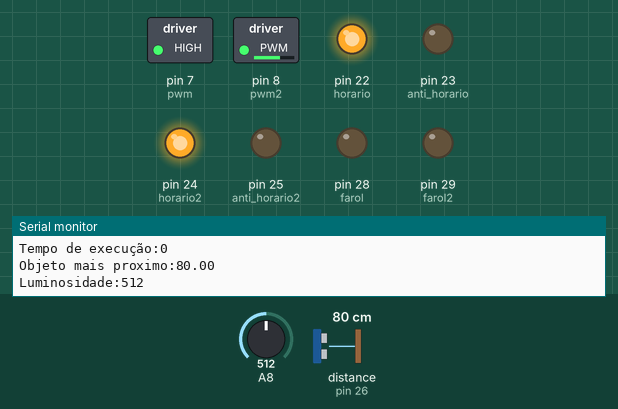
This sketch was run on a simulated Arduino Mega 2560, built with avr-gcc and run on an emulated ATmega2560. Shown: switched loads named in the sketch (green lamp = pin HIGH), output pins drawn as LEDs (lit = HIGH), the last lines printed to the serial monitor. The inputs (shaded band) are chosen by the test bench; at power-on: distance to the obstacle (sensor on pin 26) 80 cm, A8 = 512. The echo pulse lasts 58.3 µs per cm.

Above: at 1.2 s.
1.3 s: distance to the obstacle (sensor on pin 26) set to 22 cm
2.8 s: distance to the obstacle (sensor on pin 26) set to 18 cm
At 3.1 s:
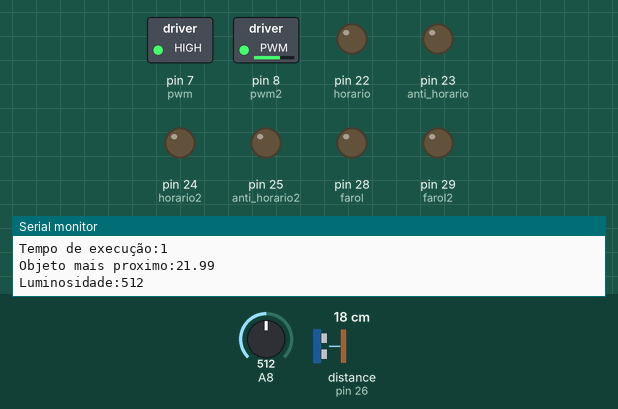
5.8 s: distance to the obstacle (sensor on pin 26) set to 35 cm
At 7.7 s:
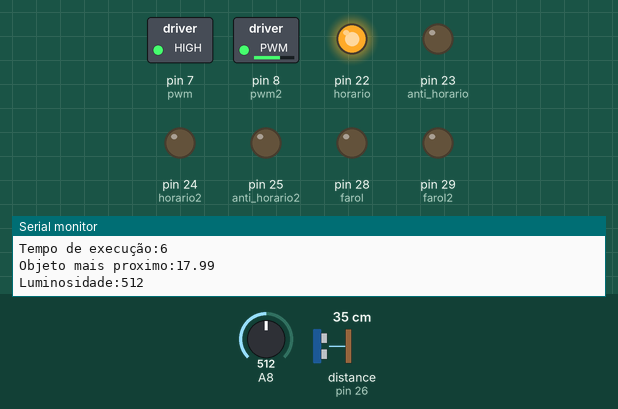
8.8 s: A8 set to 486
At 10.0 s:
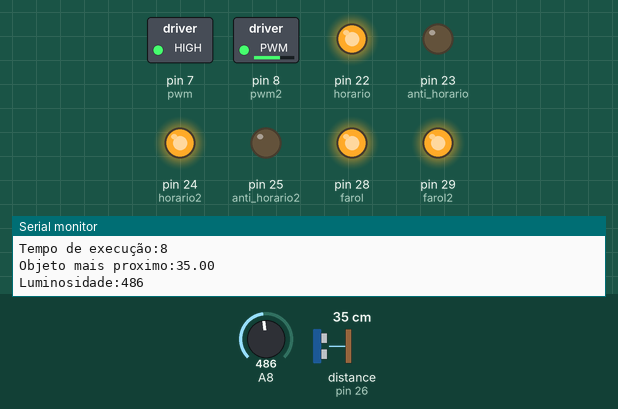
10.3 s: distance to the obstacle (sensor on pin 26) set to 2 cm
At 11.1 s:
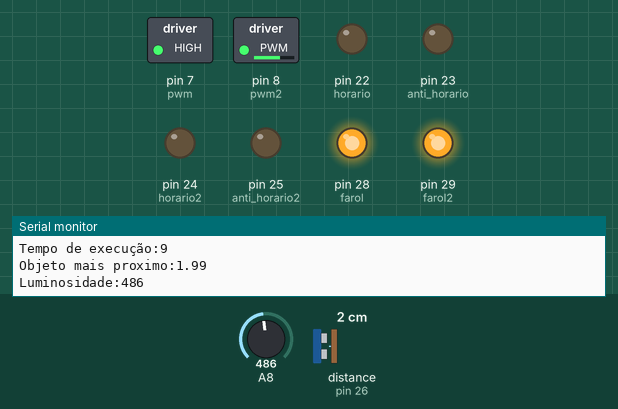
11.8 s: distance to the obstacle (sensor on pin 26) set to 9 cm
14.8 s: distance to the obstacle (sensor on pin 26) set to 12 cm
At 17.2 s:
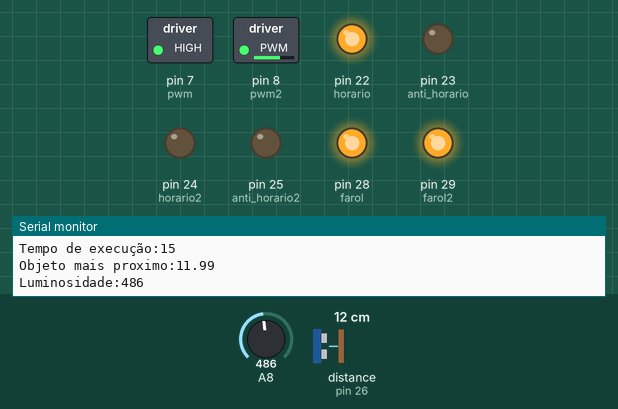
Timing chart, 0 to 18.8 s (numbered marks = the images above; inputs shaded):
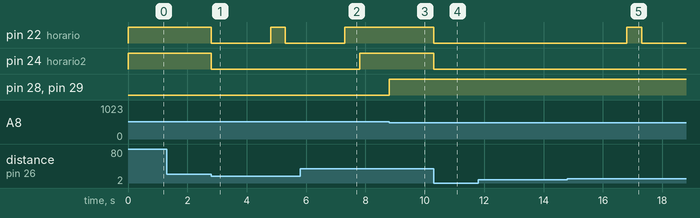

The sketch:

Carrinho_2wd.ino
```cpp
#include <Ultrasonic.h>
#include <avr/sleep.h>

int horario = 22;
int anti_horario = 23;
int horario2 = 24;
int anti_horario2 = 25;

int pwm = 7;
int pwm2 = 8;
int Velocidade = 0;
int Velocidade2 = 0;

int echo = 26;
int trigger = 27;

int tempo_virar = 500;

int farol = 28;
int farol2 = 29;
int LDR = 8;

int sensor_otico = 7;

int tempo_max = 30;
int tempo_execucao = 0;

int luminosidade;
float dist;

#define VELO_MAX 255

int luz(int ldr)
{
  return analogRead(ldr);
}

void acender_farois()
{
  digitalWrite(farol, HIGH);
  digitalWrite(farol2, HIGH);
}

void apagar_farois()
{
  digitalWrite(farol, LOW);
  digitalWrite(farol2, LOW);
}

void desligar_motores()
{
  digitalWrite(horario, LOW);
  digitalWrite(horario2, LOW);
  digitalWrite(anti_horario, LOW);
  digitalWrite(anti_horario2, LOW);
}
void frente()
{
  digitalWrite(horario, HIGH);
  digitalWrite(horario2, HIGH);
  digitalWrite(anti_horario, LOW);
  digitalWrite(anti_horario2, LOW);
}

void re()
{
  digitalWrite(horario, LOW);
  digitalWrite(horario2, LOW);
  digitalWrite(anti_horario, HIGH);
  digitalWrite(anti_horario2, HIGH);
}
void mudar_velocidade(int velo)
{
  if(velo > VELO_MAX || velo < 0)
  {
    return;
  }
  mudar_velocidade_mot1(velo);
  mudar_velocidade_mot2(velo-90);
}

void mudar_velocidade_mot1(int velo)
{

  if(velo > VELO_MAX || velo < 0)
  {
    return;
  }
  Velocidade = velo;
  analogWrite(pwm, Velocidade);
}

void mudar_velocidade_mot2(int velo)
{
  if(velo > VELO_MAX || velo < 0)
  {
    return;
  }
  Velocidade2 = velo;
  analogWrite(pwm2, Velocidade2);
}

void virar()
{
  digitalWrite(horario, HIGH);
  delay(tempo_virar);
}

void virar_mov()
{
  mudar_velocidade_mot1(Velocidade-180);
  delay(1000);
  mudar_velocidade_mot1(Velocidade+180);
}
float distancia(Ultrasonic sensor)
{
  float cmMsec; // Cria variável para armazenar medição
  long microsec = sensor.timing(); // Inicia medição
  cmMsec = sensor.convert(microsec, Ultrasonic::CM);
  return cmMsec;
}

Ultrasonic sensor(trigger, echo);


void setup()
{
  noInterrupts();
  TCCR1A = 0;
  TCCR1B = 0;

  TCNT1 = 0;              // preload timer 65536-16MHz/256/2Hz
  TCCR1B |= (1 << CS12);    // 256 prescaler
  TIMSK1 |= (1 << TOIE1);   // enable timer overflow interrupt
  interrupts();             // enable all interrupts


  pinMode(horario, OUTPUT);
  pinMode(anti_horario, OUTPUT);
  pinMode(horario2, OUTPUT);
  pinMode(anti_horario2, OUTPUT);
  pinMode(pwm, OUTPUT);
  pinMode(pwm2, OUTPUT);
  pinMode(farol, OUTPUT);
  pinMode(farol2, OUTPUT);
  mudar_velocidade(VELO_MAX);
  Serial.begin(9600);
}
void loop()
{
  dist = distancia(sensor);
  luminosidade = luz(LDR);
  if (dist > 20)
  {
    frente();
  }
  else if (dist > 10)
  {
    desligar_motores();
    delay(2000); //esperar dois segundos
    virar();
  }
  else
  {
    desligar_motores();
  }
  if (luminosidade < 500)
  {
    acender_farois();
  }
  else if (luminosidade > 700)
  {
    apagar_farois();
  }
}

ISR(TIMER1_OVF_vect)
{
  if(tempo_execucao == tempo_max)
  {
    desligar_motores();
    apagar_farois();
    set_sleep_mode(SLEEP_MODE_PWR_DOWN);
    sleep_enable();
    sleep_mode();
  }
  Serial.print("Tempo de execução:");
  Serial.print(tempo_execucao);
  Serial.print("\n");
  Serial.print("Objeto mais proximo:");
  Serial.print(dist);
  Serial.print("\n");
  Serial.print("Luminosidade:");
  Serial.print(luminosidade);
  Serial.print("\n");
  Serial.print("\n");
  tempo_execucao++;

}
```

Measured:
- the behaviour switches between 21 and 20 cm on distance to the obstacle (sensor on pin 26) (found by bisection; images 0 and 1)
- the behaviour switches between 500 and 499 on A8 (found by bisection; images 2 and 3)
- the behaviour switches between 10 and 11 cm on distance to the obstacle (sensor on pin 26) (found by bisection; images 4 and 5)
- after the input at 2.8 s, pin 22 (horario): HIGH → LOW at once, → HIGH 2.0 s later, → LOW 0.50 s later; pin 24 (horario2): HIGH → LOW at once
- after the input at 5.8 s, pin 22 (horario): goes on until 7.3 s, then stays HIGH; pin 24 (horario2): LOW → HIGH after 2.0 s
- after the input at 8.8 s, pin 28 (farol), pin 29 (farol2): LOW → HIGH at once
- after the input at 10.3 s, pin 22 (horario), pin 24 (horario2): HIGH → LOW at once
- after the input at 14.8 s, pin 22 (horario): LOW → HIGH after 2.0 s, → LOW 0.50 s later
